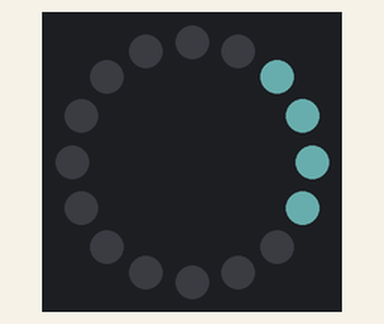
This sketch was run on a simulated Arduino Uno, built with avr-gcc and run on an emulated ATmega328P. Parts: 16 RGB LEDs in a ring, first at the top, clockwise. Dim RGB values are drawn brighter than linear.

Above: at 0.6 s.
At 3.2 s:
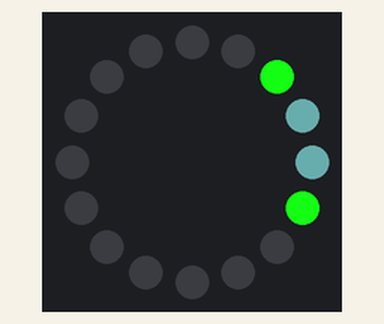
At 5.8 s:
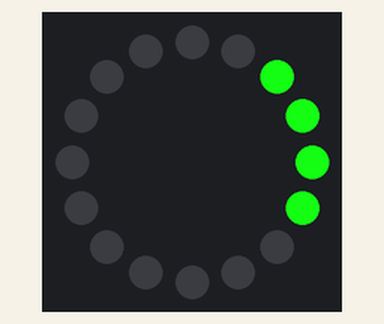
At 14.8 s:
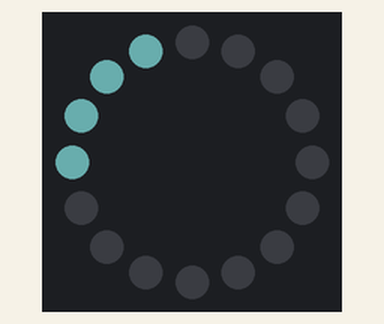
At 20.0 s:
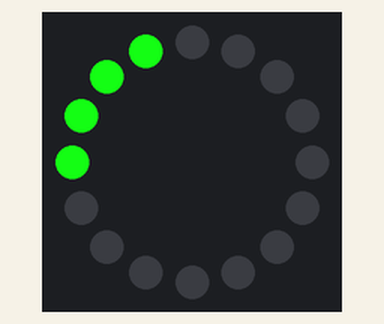
At 29.1 s:
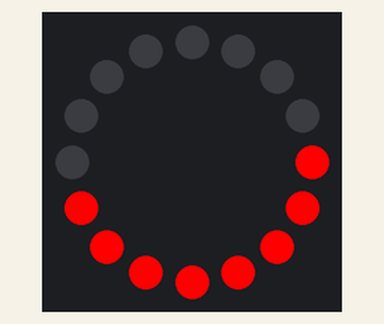

The sketch:

cycleHalo_test1.ino
```cpp
#include <Adafruit_NeoPixel.h>

// NeoPixel output
#define PIN         6
#define NUMPIX      16

// Ring Commands
#define SET_LED           0x01  // sets specific LED to a colour
#define SET_SEGMENT       0x02  // sets segment from origin to end to a colour
#define SET_BRIGHTNESS    0x03  // sets brightness of a segment
#define SET_FADE_SEGMENT  0x04  // fades segment to desired colour
#define BEAT_EFFECT       0x05  // dims and brightens an a segment n times
#define COLOR_WHIP        0x06  // gradually sets colour of segment waiting delay between lighting each lighting

// Front-light Commands
#define SET_FLIGHT_ON 0x10
#define SET_FLIGHT_OFF 0x12
#define SET_FLIGHT_BLINK 0x13    //sets the light to blink with ontime and offtime

// Switch
#define ENABLE_SWITCH


Adafruit_NeoPixel ring = Adafruit_NeoPixel(NUMPIX, PIN, NEO_GRB + NEO_KHZ800);

int delayval = 2; // delay for half a second

void setup() {
  ring.begin(); // This initializes the NeoPixel library.
  // Reset lights
  ring.clear();
  ring.show();
  delay(500);
  digitalWrite(13, HIGH);

// for(int i=0;i<NUMPIX;i++){
//   ring.setPixelColor(i, ring.Color(255,255,50));
//   ring.show();
//   }

}

void loop() {
  // For a set of Neoring the first NeoPixel is 0, second is 1, all the way up to the count of ring minus one.
  int num_pix = 16;
  int width = 4;

  uint32_t prim_color = ring.Color(20, 250, 20);
  uint32_t sec_color = ring.Color(30, 50, 50);

  two_colour_fade(width, prim_color, sec_color, 2, 1.0);
  ring.show();
  delay(2000);

  for(float progress = 1.0; progress >= 0.0; progress -= 0.01)
  {
    two_colour_fade(width, prim_color, sec_color, 2, progress);
    ring.show();
    delay(50);
  }

  display_beat(2, 50, 255, 5);

  ring.clear();
  ring.show();
  delay(1000);

  width  = 4;

  two_colour_fade(width, prim_color, sec_color, 12, 1.0);
  ring.show();
  delay(2000);
  for(float progress = 1.0 ;progress >= 0.0; progress -= 0.01)
  {
    two_colour_fade(width, prim_color, sec_color, 12, progress);
    ring.show();
    delay(50);
  }

  display_beat(2, 50, 255, 5);

  ring.clear();
  ring.show();
  delay(1000);

  width  = 8;
  prim_color = ring.Color(255, 0, 0);

  two_colour_fade(width, prim_color, sec_color, 4, 0);
  ring.show();
  delay(1000);

  display_beat(2, 50, 255, 5);

  ring.clear();
  ring.show();
  delay(1000);
}

// width, colour 1, colour 2, position, progress
void two_colour_fade(int width, uint32_t colour_prim, uint32_t colour_sec, int origin, float progress) {

  // clean up values
  origin %= ring.numPixels();
  width %= ring.numPixels();

  // get end coordinate
  int end_coord = (origin + width);
  // get colour accent coordinates
  float accent_width = int((width * progress)+0.5);

  set_segment(origin, end_coord, colour_prim);

  float accent_orig = (origin + int(((width - accent_width) / 2) + 0.9));

  accent_width = int(width - (accent_orig - origin)*2);

  set_segment(int(accent_orig), int(accent_orig + accent_width), colour_sec);

}

void set_segment(int origin, int end, uint32_t colour){

  for(int i = origin; i < end; i++){
    ring.setPixelColor(i%ring.numPixels(), colour);
  }

}

// Fill the dots one after the other with a color
void colorWipe(uint32_t c, uint8_t wait) {
  for(uint16_t i=0; i<ring.numPixels(); i++) {
      ring.setPixelColor(i, c);
      ring.show();
      delay(wait);
  }
}

void display_beat(long delay_time, int min_br, int max_br, int times){

  for (int n =0 ; n < times; n++){

    for (int i=0;i<max_br-min_br;i++){
      ring.setBrightness(max_br-i);
      delay(delay_time);
      ring.show();
    }

    for (int i=min_br;i<max_br;i++){
      ring.setBrightness(i);
      delay(delay_time);
      ring.show();
    }
  }

  ring.setBrightness(max_br);


}
```

Measured:
- what the display in image 0 shows lasts 2.7 s, from 0.5 s to 3.2 s
- what the display in image 1 shows lasts 2.5 s, from 3.2 s to 5.7 s
